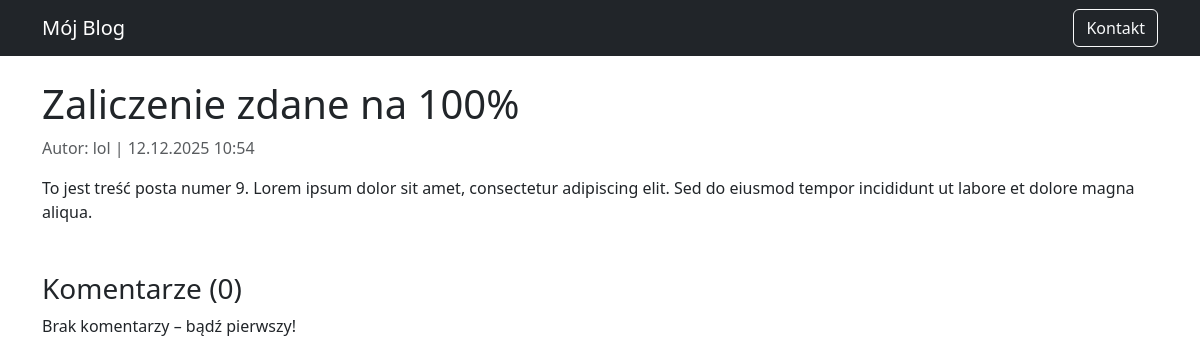
Screenshot of /post/11/ with the database file from the repository.
### blog/models.py (models this page shows, shortened)
class Post(models.Model):
    title = models.CharField(max_length=200)
    content = models.TextField()
    created_at = models.DateTimeField(default=timezone.now)
    author = models.ForeignKey('auth.User', on_delete=models.CASCADE)
    published = models.BooleanField(default=True)
    class Meta:
        ordering = ['-created_at']

### blog/views.py (the view)
# urls.py: path('post/<int:pk>/', PostDetailView.as_view(), name='post_detail'),
class PostDetailView(DetailView):
    model = Post
    template_name = 'blog/post_detail.html'

### blog/templates/blog/post_detail.html (shortened to what this page needs)
{% extends 'blog/base.html' %}
{% block content %}
<article>
    <h1>{{ post.title }}</h1>
    <p class="text-muted">Autor: {{ post.author }} | {{ post.created_at|date:"d.m.Y H:i" }}</p>
    <div>{{ post.content|linebreaks }}</div>
</article>
<h3 class="mt-5">Komentarze ({{ post.comments.count }})</h3>
{% for comment in post.comments.all %}
    <div class="border-start ps-3 mb-3">
        <strong>{{ comment.author_name }}</strong> ({{ comment.created_at|date:"d.m.Y H:i" }})
        <p>{{ comment.text|linebreaks }}</p>
    </div>
{% empty %}
    <p>Brak komentarzy – bądź pierwszy!</p>
{% endfor %}
{% endblock %}

### rows the page displays
Post: title "Zaliczenie zdane na 100%", author "lol", created_at "12.12.2025 10:54", content "To jest treść posta numer 9. Lorem ipsum dolor sit amet, consectetur adipiscing elit. Sed do eiusmod tempor incididunt ut labore et dolore magna aliqua.", comments.count "0"
